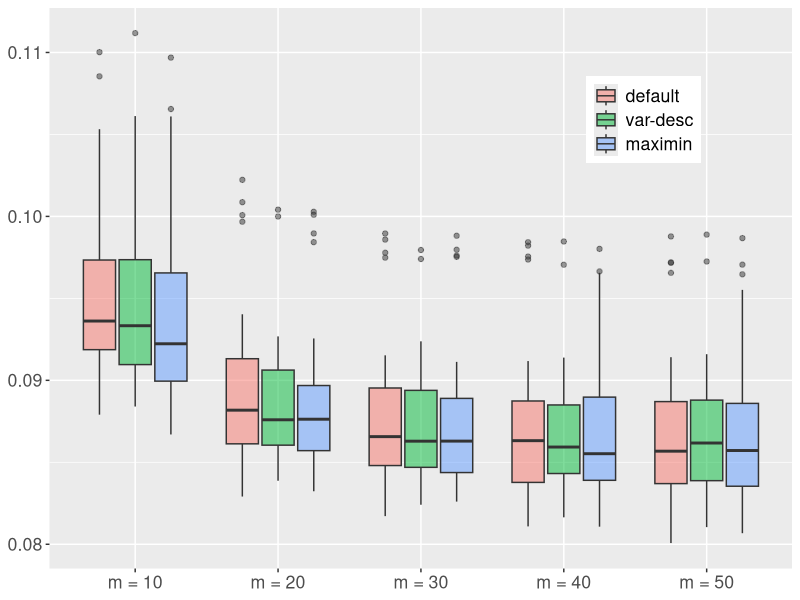
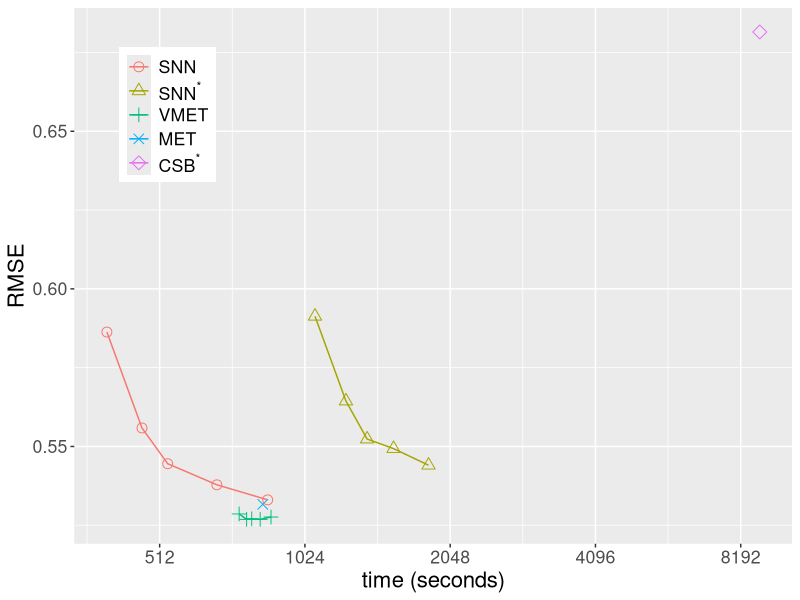
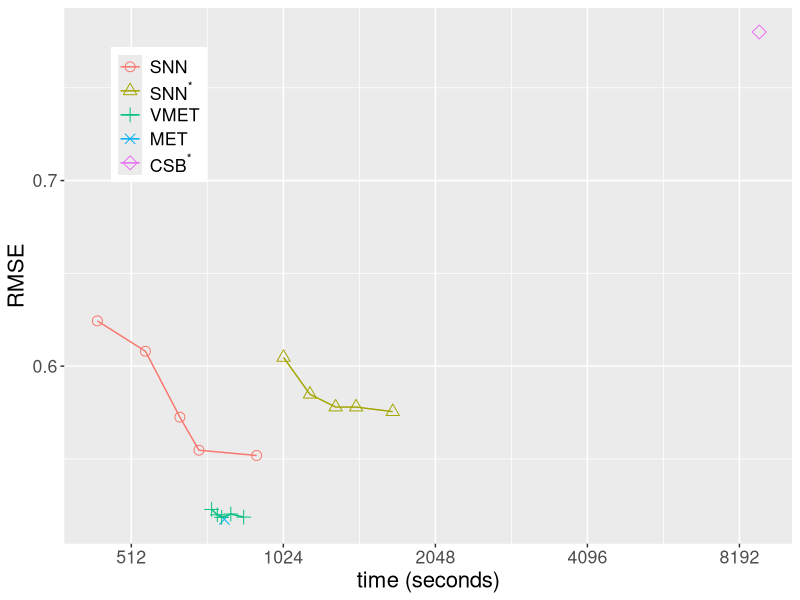
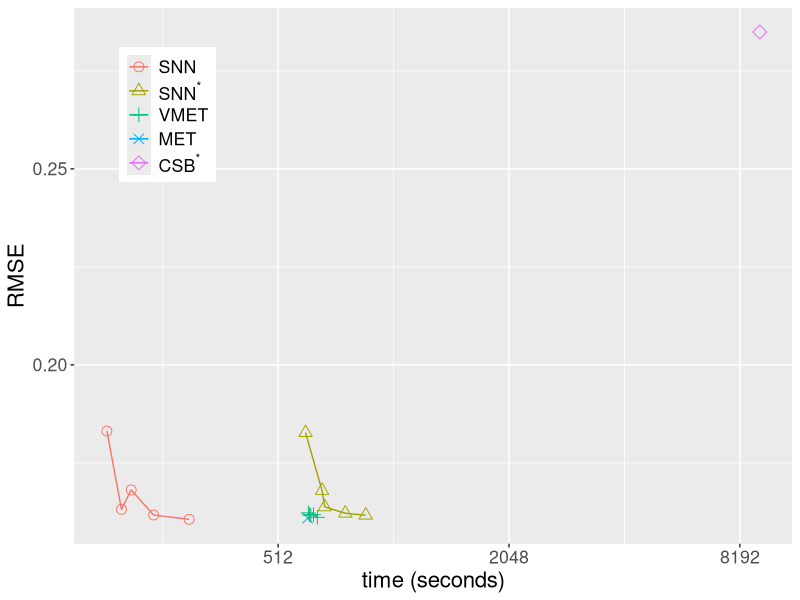
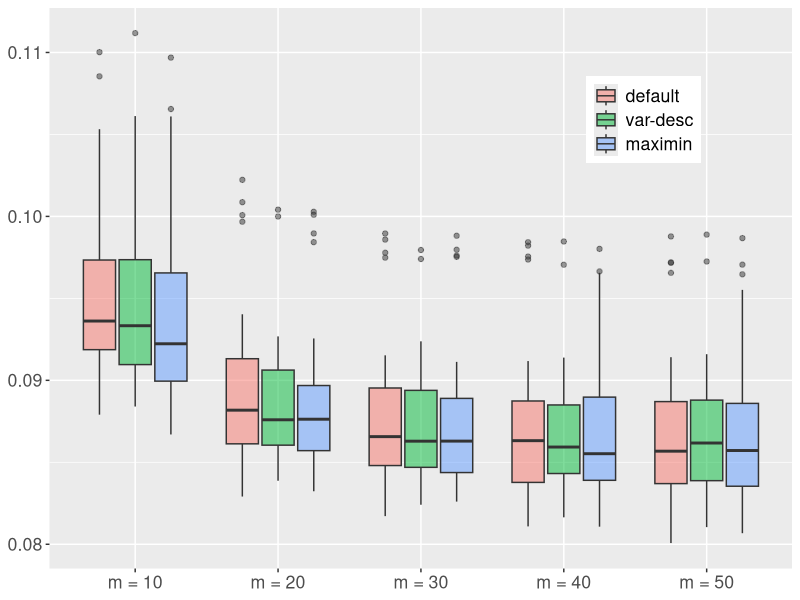

These charts were generated, in order, by the following R code:
library(ggplot2)
library(scales)
library(dplyr)
library(tidyr)

m_cmp_rslt <- read.table("m_cmp.csv", header = FALSE, sep = ",")
mtd_cmp_rslt <- read.table("mtd_cmp.csv", header = FALSE, sep = ",")
colnames(m_cmp_rslt) <- c("scenario", "m", "score", "method", "cov_kernel", "value")
colnames(mtd_cmp_rslt) <- c("scenario", "score", "method", "cov_kernel", "value")
mtd_cmp_rslt$m <- NA
mtd_cmp_rslt$m[mtd_cmp_rslt$method == "SNN"] <- 30
mtd_cmp_rslt$m[mtd_cmp_rslt$method == "SNN_order_maximin"] <- 30
mtd_cmp_rslt$m[mtd_cmp_rslt$method == "VT"] <- 30
mtd_cmp_rslt <- mtd_cmp_rslt[c(1, 6, 2, 3, 4, 5)]
all_rslt <- rbind(m_cmp_rslt, mtd_cmp_rslt)
all_rslt <- all_rslt[!all_rslt$method == "SNN_order_ascd", ] # remove order_ascd
all_rslt$submethod <- all_rslt$method
ind_SNN <- which(all_rslt$method %in% c("SNN", "SNN_order_desc", "SNN_order_maximin"))
all_rslt$submethod[ind_SNN] <- paste0(
  "SNN",
  "[", all_rslt$m[ind_SNN], "]_",
  all_rslt$cov_kernel[ind_SNN]
)
ind_VT <- which(all_rslt$method == "VT")
all_rslt$submethod[ind_VT] <- paste0(
  "VMET",
  "[", all_rslt$m[ind_VT], "]_",
  all_rslt$cov_kernel[ind_VT]
)
ind_TN <- which(all_rslt$method == "TN")
all_rslt$submethod[ind_TN] <- "MET"
ind_CB <- which(all_rslt$method == "CB")
all_rslt$submethod[ind_CB] <- "CSB"

m_vec <- sort(unique(m_cmp_rslt$m))
m_length <- length(m_vec)

# comparison between SNN and others ---------------------------------------
score_chosen <- "RMSE"
order <- NULL # c(NULL, "maximin") # scenario 1 and 2 do not have desc ordering results
if (is.null(order)) {
  mtd_vec <- c("CB", "SNN", "VT", "TN")
} else {
  mtd_vec <- c("CB", paste0("SNN", "_order_", order), "VT", "TN")
}
for (scenario_chosen in sort(unique(m_cmp_rslt$scenario))) {
  subset_score <- all_rslt %>%
    filter(
      score == score_chosen & scenario == scenario_chosen & method %in% mtd_vec
    ) %>%
    group_by(submethod, score) %>%
    summarise(value_avg = mean(value))
  subset_time <- all_rslt %>%
    filter(
      score == "time" & scenario == scenario_chosen & method %in% mtd_vec
    ) %>%
    group_by(submethod, score) %>%
    summarise(value_avg = mean(value))
  subset <- subset_score %>%
    left_join(
      subset_time,
      by = "submethod"
    ) %>%
    rename(score = score.x, value = value_avg.x, time = value_avg.y) %>%
    select(!score.y)

  subset <- subset %>% mutate(submethod = ifelse(
    grepl("SNN.*_known", submethod),
    "SNN", submethod
  ))
  subset <- subset %>% mutate(submethod = ifelse(
    grepl("SNN.*_unknown", submethod),
    "SNN_unknown", submethod
  ))
  subset <- subset %>% mutate(submethod = ifelse(
    grepl("VMET.*_known", submethod),
    "VMET", submethod
  ))
  subset$submethod <- factor(subset$submethod, levels = c(
    "SNN", "SNN_unknown", "VMET", "MET", "CSB"
  ))

  ggplot(data = subset, mapping = aes(x = time, y = value)) +
    geom_point(mapping = aes(colour = submethod, shape = submethod), size = 3) +
    geom_line(mapping = aes(group = submethod, colour = submethod)) +
    scale_y_continuous(
      name = score_chosen
    ) +
    scale_x_continuous(
      name = "time (seconds)", trans = "log2"
    ) +
    scale_color_manual(labels = c(
      expression("SNN"),
      expression(SNN^"*"),
      expression("VMET"),
      expression("MET"),
      expression(CSB^"*")
    ), values = hue_pal()(5)) +
    scale_shape_manual(values = 1:5, labels = c(
      expression("SNN"),
      expression(SNN^"*"),
      expression("VMET"),
      expression("MET"),
      expression(CSB^"*")
    )) +
    # ggtitle(paste("Scenario", prob_ind)) +
    theme(
      text = element_text(size = 16),
      legend.title = element_blank(),
      plot.title = element_text(hjust = 0.5),
      legend.position = c(0.13, 0.8)
    )
  if (is.null(order)) {
    order_ID <- 0
  } else if (order == "desc") {
    order_ID <- 1
  } else if (order == "maximin") {
    order_ID <- 2
  } else {
    stop("Wrong order name\n")
  }
  ggsave(
    paste0(
      "plots/performance_plot_scene_", scenario_chosen, "_", score_chosen,
      "_order_", order_ID, ".pdf"
    ),
    width = 5.5,
    height = 5
  )
}

# comparison of different orderings using SNN --------------------------------
score_chosen <- "CRPS"
mtd_vec <- c("SNN", "SNN_order_desc", "SNN_order_maximin")
scenario_chosen <- 3

subset_mask <- all_rslt$score == score_chosen & all_rslt$scenario == scenario_chosen &
  all_rslt$method %in% mtd_vec
subset_rslt <- all_rslt[subset_mask, , drop = FALSE]
subset_rslt$method <- factor(subset_rslt$method,
  levels = c("SNN", "SNN_order_desc", "SNN_order_maximin")
)
subset_rslt$m <- factor(subset_rslt$m, levels = sort(unique(subset_rslt$m)))
ggplot(data = subset_rslt, mapping = aes(x = m, y = value)) +
  geom_boxplot(mapping = aes(fill = method), alpha = 0.5) +
  scale_y_continuous(name = score_chosen) +
  scale_x_discrete(labels = paste0("m = ", unique(subset_rslt$m))) +
  scale_fill_discrete(labels = c("default", "var-desc", "maximin")) +
  theme(
    legend.title = element_blank(),
    text = element_text(size = 16),
    legend.position = c(0.8, 0.8),
    axis.title.x = element_blank(),
    axis.title.y = element_blank()
  )
ggsave(
  paste0("plots/order_compare_scene_", scenario_chosen, "_", score_chosen, ".pdf"),
  width = 5,
  height = 5
)
